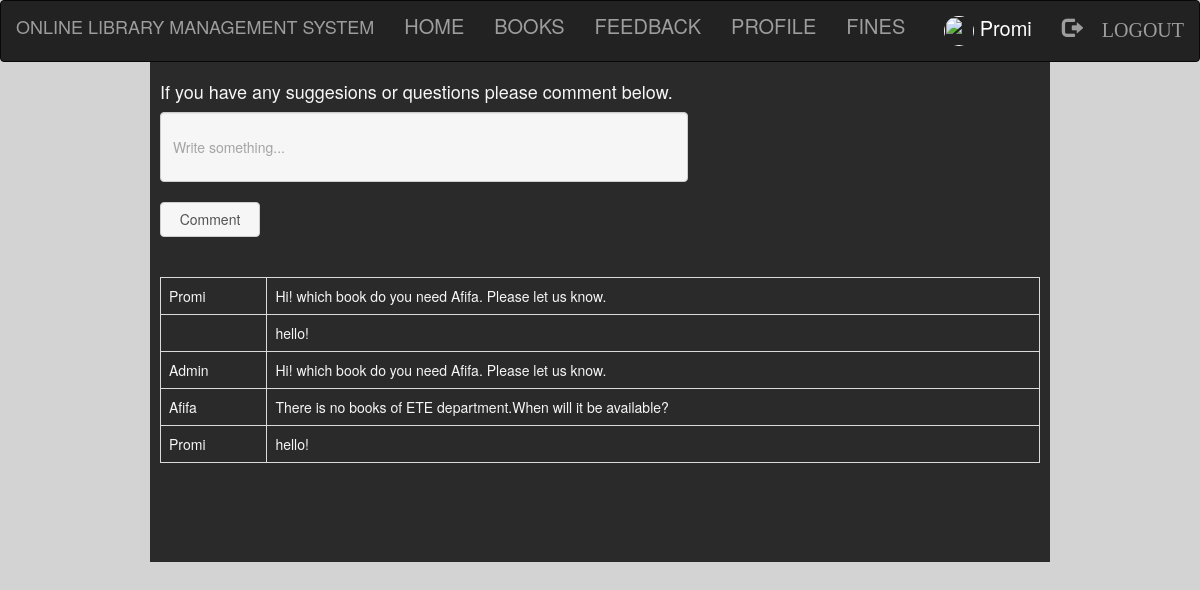
/feedback.php (signed in), run on the app's committed database.
### tables this page shows
CREATE TABLE IF NOT EXISTS `comments` (
  `id` int(50) NOT NULL AUTO_INCREMENT,
  `username` varchar(100) NOT NULL,
  `comment` varchar(500) NOT NULL,
  PRIMARY KEY (`id`)
);

### feedback.php (the view, shortened to what this page needs)
<?php
  include "navbar.php";
  include "connection.php";
?>
<!DOCTYPE html>
<html>
<head>
    <link rel="stylesheet" href="https://maxcdn.bootstrapcdn.com/bootstrap/3.3.7/css/bootstrap.min.css">
</head>
<body>
	<div class="wrapper">
		<h4>If you have any suggesions or questions please comment below.</h4>
		<form style="" action="" method="post">
			<input class="form-control" type="text" name="comment" placeholder="Write something..."><br>
			<input class="btn btn-default" type="submit" name="submit" value="Comment" style="width: 100px; height: 35px;">
		</form>
<br><br>
	<div class="scroll">
		<?php
			if(isset($_POST['submit']))
			{
				$sql="INSERT INTO `comments` VALUES('', '$_SESSION[login_user]', '$_POST[comment]');";
				if(mysqli_query($db,$sql))
				{
					$q="SELECT * FROM `comments` ORDER BY `comments`.`id` DESC";
					$res=mysqli_query($db,$q);
				echo "<table class='table table-bordered'>";
					while ($row=mysqli_fetch_assoc($res))
					{
						echo "<tr>";
							echo "<td>"; echo $row['username']; echo "</td>";
							echo "<td>"; echo $row['comment']; echo "</td>";
						echo "</tr>";
					}
				echo "</table>";
				}
			}
			else
			{
				$q="SELECT * FROM `comments` ORDER BY `comments`.`id` DESC";
					$res=mysqli_query($db,$q);
				echo "<table class='table table-bordered'>";
					while ($row=mysqli_fetch_assoc($res))
					{
						echo "<tr>";
							echo "<td>"; echo $row['username']; echo "</td>";
							echo "<td>"; echo $row['comment']; echo "</td>";
						echo "</tr>";
					}
				echo "</table>";
			}
		?>
	</div>
	</div>
</body>
</html>

### style.css (style rules this page uses)
html, body, div, span, object, iframe, h1, h2, h3, h4, h5, h6, p, blockquote, pre, abbr, address, cite, code, del, dfn, em, img, ins, kbd, q, samp, small, strong, sub, sup, var, b, i, dl, dt, dd, ol, ul, li, fieldset, form, label, legend, table, caption, tbody, tfoot, thead, tr, th, td, article, aside, canvas, details, figcaption, figure, footer, header, hgroup, menu, nav, section, summary, time, mark, audio, video { margin:0; padding:0; border:0; outline:0; font-size:100%; vertical-align:baseline; background:transparent; }
body { line-height:1; }
table { border-collapse:collapse; border-spacing:0; }
input, select { vertical-align:middle; }
.wrapper { height: 660px; width: 1350px; }
input { height: 25px; width: 300px; }

### feedback.php (style rules this page uses)
body { background: #D3D3D3; }
.wrapper { padding: 10px; margin: -20px auto; width:900px; height: 500px; background-color: black; opacity: .8; color: white; }
.form-control { height: 70px; width: 60%; }
.scroll { width: 100%; height: 300px; overflow: auto; }

### data on the page
comments: username "Promi", comment "Hi! which book do you need Afifa. Please let us know."
comments: comment "hello!"
comments: username "Admin", comment "Hi! which book do you need Afifa. Please let us know."
comments: username "Afifa", comment "There is no books of ETE department.When will it be available?"
comments: username "Promi", comment "hello!"

### other printed values
$_SESSION['login_user'] "Promi"
